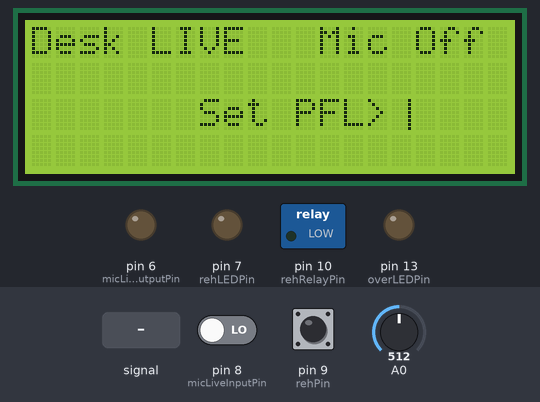
The sketch below on a simulated Arduino Uno, built with avr-gcc and run on an emulated ATmega328P. Shown: 20×4 character LCD, switched loads named in the sketch (green lamp = pin HIGH), output pins drawn as LEDs (lit = HIGH). Inputs (shaded band) come from the test bench; at power-on: pin 9 (rehPin) HIGH, pin 8 (micLiveInputPin) LOW, A0 = 512.

Above: at 2.2 s.
2.3 s: A0 fed a 200 Hz sine of ±255 counts around its level
At 2.8 s:
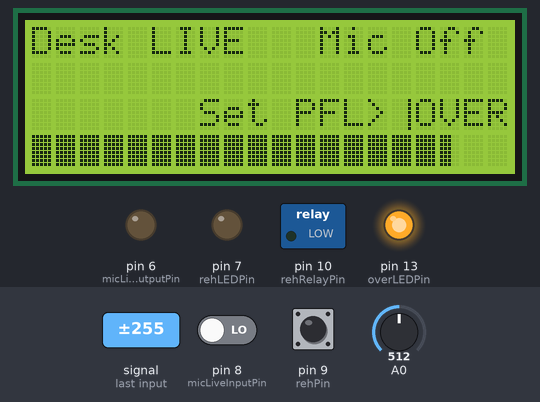
3.8 s: pin 9 (rehPin) pulled LOW for 3.2 s
At 8.2 s:
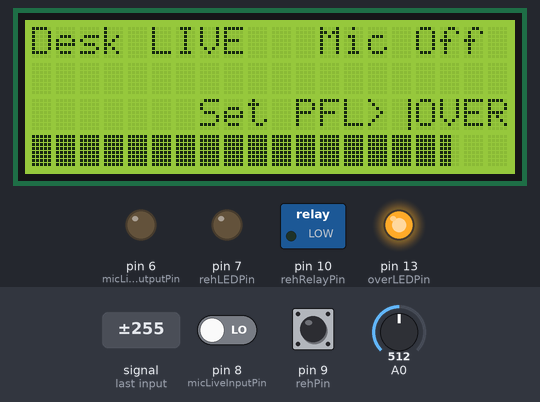
8.5 s: pin 8 (micLiveInputPin) driven HIGH
At 9.6 s:
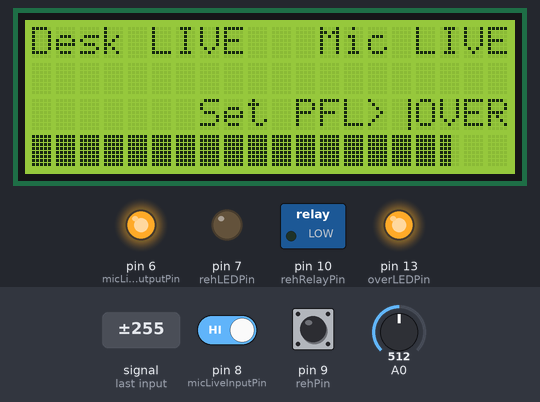
10.0 s: A0 set to 306
At 11.2 s:
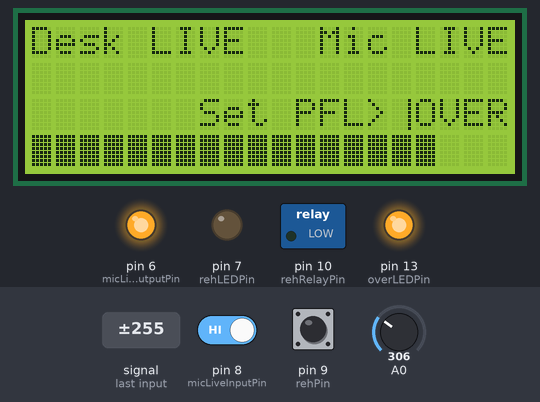
11.5 s: A0 fed a 50 Hz sine of ±306 counts around its level
At 11.67 s:
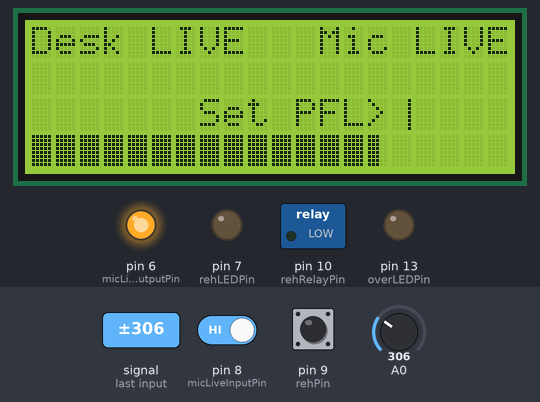
13.9 s: pin 9 (rehPin) pulled LOW for 3.2 s
At 14.45 s:
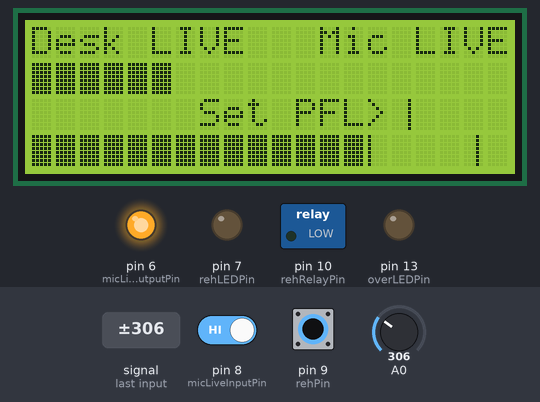
Timing chart, 0 to 23.8 s (numbered marks = the images above; inputs shaded):
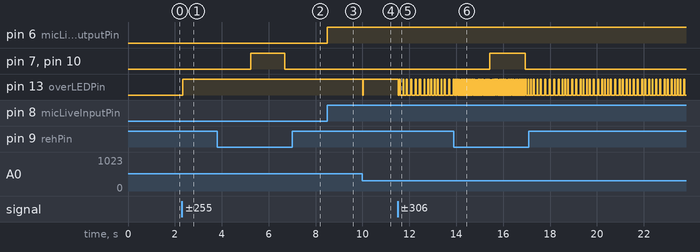

The sketch:

CHR_console.ino
```cpp
// (licence header left out)
#include <LiquidCrystal.h>

LiquidCrystal lcd(12, 11, 5, 4, 3, 2);

byte oneBar[8] = {                //these define the special characters required
  16, 16, 16, 16, 16, 16, 16, 16
};

byte oneBarPlusThree[8] = {
  20, 20, 20, 20, 20, 20, 20, 20
};

byte oneBarPlusFour[8] = {
  18, 18, 18, 18, 18, 18, 18, 18
};

byte oneBarPlusFive[8] = {
  17, 17, 17, 17, 17, 17, 17, 17
};

byte twoBar[8] = {
  24, 24, 24, 24, 24, 24, 24, 24

};

byte twoBarPlusFour[8] = {
  26, 26, 26, 26, 26, 26, 26, 26
};

byte twoBarPlusFive[8] = {
  27, 27, 27, 27, 27, 27, 27, 27
};

byte threeBar[8] = {
  28, 28, 28, 28, 28, 28, 28, 28
};

byte threeBarPlusFive[8] = {
  29, 29, 29, 29, 29, 29, 29, 29
};

byte fourBar[8] = {
  30, 30, 30, 30, 30, 30, 30, 30
};

byte barTwo[8] = {
  8, 8, 8, 8, 8, 8, 8, 8
};

byte barThree[8] = {
  4, 4, 4, 4, 4, 4, 4, 4
};

byte barFour[8] = {
  2, 2, 2, 2, 2, 2, 2, 2
};

byte barFive[8] = {
  1, 1, 1, 1, 1, 1, 1, 1
};

float dBLevel;
boolean rehearse;
float zero = 512;
float dBPeak;
int  count;
int barsPlotted;
int wholeCharsPlotted;
int remainingBarsPlotted;
int cursorPos;
int peakWholeCharsPlotted;
int peakBarsPlotted;
int peakRemainingBarsPlotted;
int rehPin = 9;
int micLiveInputPin = 8;
int micLiveOutputPin = 6;
int rehRelayPin = 10;
int rehLEDPin = 7;
int overLEDPin = 13;
int rehCounter = 0;
boolean rehFlag = false;

void setup() {
  // set up IO's
  pinMode (rehPin, INPUT);
  digitalWrite(rehPin, HIGH);
  pinMode (micLiveInputPin, INPUT);
  pinMode (micLiveOutputPin, OUTPUT);
  digitalWrite (micLiveOutputPin, LOW);
  pinMode (rehRelayPin, OUTPUT);
  digitalWrite (rehRelayPin, LOW);
  pinMode (rehLEDPin, OUTPUT);
  digitalWrite (rehLEDPin, LOW);
  pinMode (overLEDPin, OUTPUT);
  digitalWrite (overLEDPin, LOW);
  // set up LCD
  lcd.begin (20, 4);
  lcd.clear ();
  lcd.print ("Cotswold Hospital");
  lcd.setCursor (0, 1);
  lcd.print ("Radio 'Dolls house'");
  lcd.setCursor (0, 2);
  lcd.print ("(C) 2017 A.G.Doswell");
  delay (1000);
  lcd.createChar (2, barFive);
  lcd.clear ();
  lcd.print ("Desk LIVE   Mic off");
  lcd.setCursor (15, 2);
  lcd.write (byte(2));
  lcd.setCursor (7, 2);
  lcd.print ("Set PFL>");
}

void loop() {
  getSample();
  updateStatus ();

  barsPlotted = (1.845 * dBLevel) + 100;  // convert dB to bars plotted (there are 100 bars on the display)
  peakBarsPlotted = (1.845 * dBPeak) + 100; // as above but for the peak level
  wholeCharsPlotted = barsPlotted / 5;
  peakWholeCharsPlotted = peakBarsPlotted / 5;
  remainingBarsPlotted = barsPlotted - (wholeCharsPlotted * 5);
  peakRemainingBarsPlotted = peakBarsPlotted - (peakWholeCharsPlotted * 5);


  for (cursorPos = 0 ; cursorPos < wholeCharsPlotted; cursorPos++) { //plot whole characters
    lcd.setCursor (cursorPos, 3);
    lcd.print (char(255));
  }
  switch (remainingBarsPlotted) { //plot partial charachers, by defining chars on the fly
    case 4:

      lcd.createChar(0, fourBar);
      lcd.setCursor (cursorPos, 3);
      lcd.write(byte(0));
      cursorPos++;
      break;

    case 3:

      lcd.createChar(0, threeBar);
      lcd.setCursor (cursorPos, 3);
      lcd.write(byte(0));
      cursorPos++;
      break;

    case 2:

      lcd.createChar(0, twoBar);
      lcd.setCursor (cursorPos, 3);
      lcd.write(byte(0));
      cursorPos++;
      break;

    case 1:

      lcd.createChar(0, oneBar);
      lcd.setCursor (cursorPos, 3);
      lcd.write(byte(0));
      cursorPos++;
      break;
  }

  for (cursorPos; cursorPos < 20; cursorPos++) {
    lcd.setCursor (cursorPos, 3);
    lcd.print(" ");
  }

  //plot peak level
  cursorPos = peakWholeCharsPlotted ;
  if (peakBarsPlotted != barsPlotted) {
    if (peakWholeCharsPlotted > wholeCharsPlotted) {
      lcd.setCursor (peakWholeCharsPlotted, 3);
      switch (peakRemainingBarsPlotted) {
        case 4:

          lcd.createChar(1, barFour);
          lcd.setCursor (cursorPos, 3);
          lcd.write(byte(1));

          break;

        case 3:

          lcd.createChar(1, barThree);
          lcd.setCursor (cursorPos, 3);
          lcd.write(byte(1));

          break;

        case 2:

          lcd.createChar(1, barTwo);
          lcd.setCursor (cursorPos, 3);
          lcd.write(byte(1));

          break;


        case 1:

          lcd.createChar(1, oneBar);
          lcd.setCursor (cursorPos, 3);
          lcd.write(byte(1));

          break;
      }
    }
  }


  if (wholeCharsPlotted > 15) {
    lcd.setCursor (16, 2);
    lcd.print("OVER");
    digitalWrite (13, HIGH);
  }
  else {
    lcd.setCursor (16, 2);
    lcd.print("    ");
    digitalWrite (13, LOW);
  }

  dBPeak = dBPeak - 0.1; //decay the peak value, but limit it to -54.19
  if (dBPeak <= -54.19) {
    dBPeak = -54.19;
  }
}

void getSample () {
  float maxRaw = 0;
  float raw;
  for (int sample = 0; sample < 48; sample++) { //get 48 samples from the A to D, use the biggest. ~5mS delay to the meter
    raw = analogRead(A0);
    if (raw > maxRaw) {
      maxRaw = raw;
    }
  }
  if (maxRaw == 512) {  // This fudges the result slightly, so we don't return an inf (divide by zero)
    maxRaw = 511;
  }
  dBLevel =  (20 * log10 (abs(maxRaw - zero) / zero)); // convert to dB scale
  if (dBLevel > dBPeak) { //sets "peak" value
    dBPeak = dBLevel;
  }
}

void updateStatus () { //check all digital inputs and update rehearse staus/ mic live as required
  int val = digitalRead(micLiveInputPin);
  digitalWrite (micLiveOutputPin, val);
  if (val == HIGH) {
    lcd.setCursor (16, 0);
    lcd.print ("LIVE");
  }
  else {
    lcd.setCursor (16, 0);
    lcd.print ("Off ");
  }
  if (digitalRead (rehPin) == LOW) { // Read reh push button. Counter prevents switch bounce, and also gives a press-and-hold function to mode select to prevent accidental switching.
    rehCounter ++;
    lcd.setCursor (rehCounter / 5, 1);
    lcd.print (char(255));
  }
  else {
    rehCounter=0;
  }


  if (rehCounter == 100) {
    rehFlag = !rehFlag;
    rehCounter = 0;
  }
  if (rehCounter == 0 ) {
    lcd.setCursor (0, 1);
    lcd.print ("                    ");
  }

  if (rehFlag == true) {
    digitalWrite (rehRelayPin, HIGH);
    digitalWrite (rehLEDPin, HIGH);
    lcd.setCursor (5, 0);
    lcd.print ("REH ");
  }
  else {
    digitalWrite (rehRelayPin, LOW);
    digitalWrite (rehLEDPin, LOW);
    lcd.setCursor (5, 0);
    lcd.print ("LIVE");
  }
}

/*
   Copyright (c) 2016 Andrew Doswell

   Permission is hereby granted, free of charge, to any person obtaining a copy
   of this software and associated documentation files (the "Software"), to deal
   in the Software without restriction, including without limitation the rights
   to use, copy, modify, merge, publish, distribute, sublicense, and/or sell
   copies of the Software, and to permit persons to whom the Software is
   furnished to do so, subject to the following conditions:

   The above copyright notice and this permiSerialion notice shall be included in
   all copies or substantial portions of the Software.

   Any commercial use is prohibited without prior arrangement.

   THE SOFTWARE IS PROVIDED "AS IS", WITHOUT WARRANTY OF ANY KIND, EXPRESS OR
   IMPLIED, INCLUDING BUT NOT LIMITED TO THE WARRANTIES OF MERCHANTABILITY,
   FITNESerial FOR A PARTICULAR PURPOSE AND NONINFRINGEMENT. IN NO EVENT SHALL THE
   AUTHOR(S) OR COPYRIGHT HOLDER(S) BE LIABLE FOR ANY CLAIM, DAMAGES OR OTHER
   LIABILITY, WHETHER IN AN ACTION OF CONTRACT, TORT OR OTHERWISE, ARISING FROM,
   OUT OF OR IN CONNECTION WITH THE SOFTWARE OR THE USE OR OTHER DEALINGS IN
   THE SOFTWARE.
*/
```

Measured:
- after the input at 2.3 s, pin 13 (overLEDPin): LOW → HIGH at once; the display: changes at once (image 1)
- after the input at 3.8 s, pin 7 (rehLEDPin), pin 10 (rehRelayPin): LOW → HIGH after 1.4 s, → LOW 1.4 s later; the display: first changes at once (image 2 shows a later state)
- after the input at 8.5 s, pin 6 (micLiveOutputPin): LOW → HIGH at once; the display: changes at once (image 3)
- after the input at 10.0 s, pin 13 (overLEDPin): HIGH → LOW at once, → HIGH 0.02 s later; the display: first changes at once (image 4 shows a later state)
- after the input at 11.5 s, the display: changes at once (image 5)
- after the input at 13.9 s, pin 7 (rehLEDPin), pin 10 (rehRelayPin): LOW → HIGH after 1.5 s, → LOW 1.5 s later; the display: first changes after 0.10 s (image 6 shows a later state)
